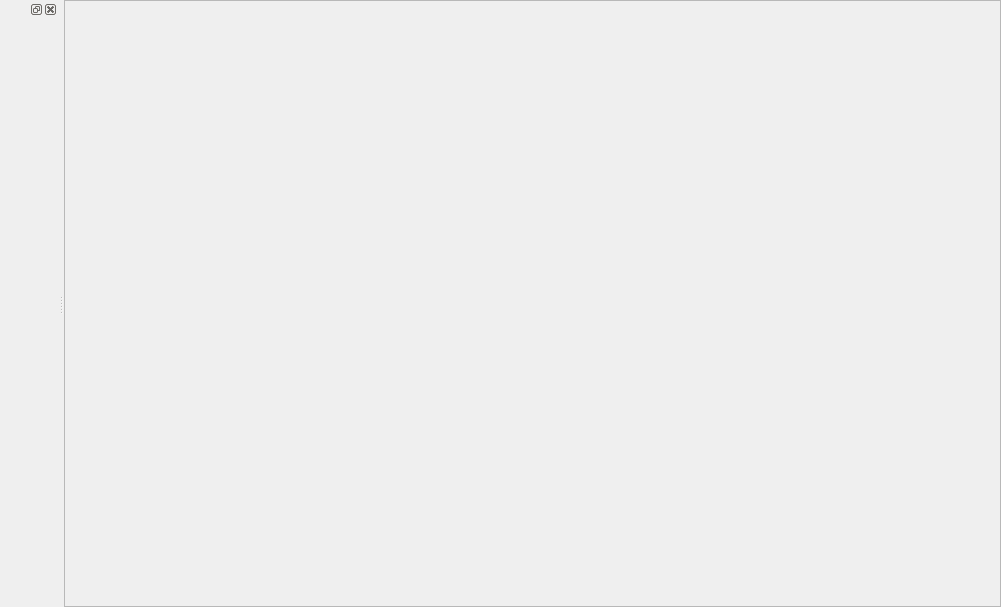
<?xml version="1.0" encoding="UTF-8"?>
<ui version="4.0">
 <class>mainWindow</class>
 <widget class="QMainWindow" name="mainWindow">
  <property name="geometry">
   <rect>
    <x>0</x>
    <y>0</y>
    <width>1001</width>
    <height>607</height>
   </rect>
  </property>
  <property name="windowTitle">
   <string>Ardoise</string>
  </property>
  <property name="tabShape">
   <enum>QTabWidget::Rounded</enum>
  </property>
  <property name="dockOptions">
   <set>QMainWindow::AllowNestedDocks|QMainWindow::AllowTabbedDocks|QMainWindow::AnimatedDocks</set>
  </property>
  <property name="Licence" stdset="0">
   <string notr="true" extracomment="Licence">This file is part of Foobar.      Foobar is free software: you can redistribute it and/or modify     it under the terms of the GNU General Public License as published by     the Free Software Foundation, either version 3 of the License, or     (at your option) any later version.      Foobar is distributed in the hope that it will be useful,     but WITHOUT ANY WARRANTY; without even the implied warranty of     MERCHANTABILITY or FITNESS FOR A PARTICULAR PURPOSE.  See the     GNU General Public License for more details.      You should have received a copy of the GNU General Public License     along with Foobar.  If not, see &lt;http://www.gnu.org/licenses/&gt;.</string>
  </property>
  <widget class="QWidget" name="surface">
   <layout class="QHBoxLayout" name="horizontalLayout">
    <property name="spacing">
     <number>0</number>
    </property>
    <property name="leftMargin">
     <number>0</number>
    </property>
    <property name="topMargin">
     <number>0</number>
    </property>
    <property name="rightMargin">
     <number>0</number>
    </property>
    <property name="bottomMargin">
     <number>0</number>
    </property>
    <item>
     <widget class="vue" name="air">
      <property name="lineWidth">
       <number>0</number>
      </property>
      <property name="verticalScrollBarPolicy">
       <enum>Qt::ScrollBarAlwaysOff</enum>
      </property>
      <property name="horizontalScrollBarPolicy">
       <enum>Qt::ScrollBarAlwaysOff</enum>
      </property>
      <property name="widgetResizable">
       <bool>false</bool>
      </property>
      <property name="alignment">
       <set>Qt::AlignCenter</set>
      </property>
     </widget>
    </item>
   </layout>
  </widget>
  <widget class="QDockWidget" name="doc">
   <property name="enabled">
    <bool>true</bool>
   </property>
   <property name="sizePolicy">
    <sizepolicy hsizetype="Ignored" vsizetype="Maximum">
     <horstretch>0</horstretch>
     <verstretch>0</verstretch>
    </sizepolicy>
   </property>
   <property name="palette">
    <palette>
     <active>
      <colorrole role="Button">
       <brush brushstyle="SolidPattern">
        <color alpha="0">
         <red>240</red>
         <green>239</green>
         <blue>239</blue>
        </color>
       </brush>
      </colorrole>
     </active>
     <inactive>
      <colorrole role="Button">
       <brush brushstyle="SolidPattern">
        <color alpha="74">
         <red>108</red>
         <green>107</green>
         <blue>107</blue>
        </color>
       </brush>
      </colorrole>
     </inactive>
     <disabled>
      <colorrole role="Button">
       <brush brushstyle="SolidPattern">
        <color alpha="129">
         <red>0</red>
         <green>0</green>
         <blue>0</blue>
        </color>
       </brush>
      </colorrole>
     </disabled>
    </palette>
   </property>
   <property name="floating">
    <bool>false</bool>
   </property>
   <property name="features">
    <set>QDockWidget::AllDockWidgetFeatures</set>
   </property>
   <attribute name="dockWidgetArea">
    <number>1</number>
   </attribute>
   <widget class="QWidget" name="dockWidgetContents">
    <property name="sizePolicy">
     <sizepolicy hsizetype="Ignored" vsizetype="Maximum">
      <horstretch>0</horstretch>
      <verstretch>0</verstretch>
     </sizepolicy>
    </property>
    <property name="layoutDirection">
     <enum>Qt::LeftToRight</enum>
    </property>
    <widget class="QPushButton" name="open">
     <property name="geometry">
      <rect>
       <x>144</x>
       <y>41</y>
       <width>106</width>
       <height>40</height>
      </rect>
     </property>
     <property name="sizePolicy">
      <sizepolicy hsizetype="Maximum" vsizetype="Fixed">
       <horstretch>0</horstretch>
       <verstretch>0</verstretch>
      </sizepolicy>
     </property>
     <property name="minimumSize">
      <size>
       <width>0</width>
       <height>0</height>
      </size>
     </property>
     <property name="maximumSize">
      <size>
       <width>16777215</width>
       <height>40</height>
      </size>
     </property>
     <property name="font">
      <font>
       <family>Sans Serif</family>
       <pointsize>10</pointsize>
       <weight>50</weight>
       <bold>false</bold>
      </font>
     </property>
     <property name="layoutDirection">
      <enum>Qt::LeftToRight</enum>
     </property>
     <property name="autoFillBackground">
      <bool>true</bool>
     </property>
     <property name="styleSheet">
      <string notr="true"/>
     </property>
     <property name="text">
      <string>Ouvrir</string>
     </property>
     <property name="icon">
      <iconset resource="icons.qrc">
       <normaloff>:/open</normaloff>:/open</iconset>
     </property>
     <property name="iconSize">
      <size>
       <width>32</width>
       <height>32</height>
      </size>
     </property>
     <property name="shortcut">
      <string>Ctrl+O</string>
     </property>
     <property name="checkable">
      <bool>false</bool>
     </property>
    </widget>
    <widget class="QLabel" name="statut">
     <property name="geometry">
      <rect>
       <x>583</x>
       <y>41</y>
       <width>16</width>
       <height>19</height>
      </rect>
     </property>
     <property name="sizePolicy">
      <sizepolicy hsizetype="Preferred" vsizetype="Fixed">
       <horstretch>0</horstretch>
       <verstretch>0</verstretch>
      </sizepolicy>
     </property>
     <property name="font">
      <font>
       <family>MV Boli</family>
       <pointsize>12</pointsize>
      </font>
     </property>
     <property name="autoFillBackground">
      <bool>true</bool>
     </property>
     <property name="text">
      <string/>
     </property>
    </widget>
    <widget class="QPushButton" name="erase">
     <property name="geometry">
      <rect>
       <x>440</x>
       <y>40</y>
       <width>136</width>
       <height>40</height>
      </rect>
     </property>
     <property name="sizePolicy">
      <sizepolicy hsizetype="Maximum" vsizetype="Fixed">
       <horstretch>0</horstretch>
       <verstretch>0</verstretch>
      </sizepolicy>
     </property>
     <property name="minimumSize">
      <size>
       <width>0</width>
       <height>0</height>
      </size>
     </property>
     <property name="maximumSize">
      <size>
       <width>16777215</width>
       <height>40</height>
      </size>
     </property>
     <property name="font">
      <font>
       <family>Sans Serif</family>
       <pointsize>10</pointsize>
       <weight>50</weight>
       <bold>false</bold>
      </font>
     </property>
     <property name="layoutDirection">
      <enum>Qt::LeftToRight</enum>
     </property>
     <property name="autoFillBackground">
      <bool>true</bool>
     </property>
     <property name="styleSheet">
      <string notr="true"/>
     </property>
     <property name="text">
      <string>Réinitialiser</string>
     </property>
     <property name="icon">
      <iconset resource="icons.qrc">
       <normaloff>:/erase</normaloff>:/erase</iconset>
     </property>
     <property name="iconSize">
      <size>
       <width>32</width>
       <height>32</height>
      </size>
     </property>
     <property name="shortcut">
      <string>Del</string>
     </property>
     <property name="checkable">
      <bool>false</bool>
     </property>
    </widget>
    <widget class="QPushButton" name="dispSel">
     <property name="geometry">
      <rect>
       <x>251</x>
       <y>41</y>
       <width>188</width>
       <height>40</height>
      </rect>
     </property>
     <property name="sizePolicy">
      <sizepolicy hsizetype="Preferred" vsizetype="Fixed">
       <horstretch>0</horstretch>
       <verstretch>0</verstretch>
      </sizepolicy>
     </property>
     <property name="minimumSize">
      <size>
       <width>0</width>
       <height>0</height>
      </size>
     </property>
     <property name="maximumSize">
      <size>
       <width>16777215</width>
       <height>40</height>
      </size>
     </property>
     <property name="font">
      <font>
       <family>Sans Serif</family>
       <pointsize>10</pointsize>
       <weight>50</weight>
       <bold>false</bold>
      </font>
     </property>
     <property name="layoutDirection">
      <enum>Qt::LeftToRight</enum>
     </property>
     <property name="autoFillBackground">
      <bool>true</bool>
     </property>
     <property name="styleSheet">
      <string notr="true"/>
     </property>
     <property name="text">
      <string>Afficher la selection</string>
     </property>
     <property name="icon">
      <iconset resource="icons.qrc">
       <normaloff>:/sel</normaloff>:/sel</iconset>
     </property>
     <property name="iconSize">
      <size>
       <width>32</width>
       <height>32</height>
      </size>
     </property>
     <property name="checkable">
      <bool>true</bool>
     </property>
    </widget>
    <widget class="QPushButton" name="save">
     <property name="geometry">
      <rect>
       <x>5</x>
       <y>41</y>
       <width>135</width>
       <height>40</height>
      </rect>
     </property>
     <property name="sizePolicy">
      <sizepolicy hsizetype="Preferred" vsizetype="Fixed">
       <horstretch>0</horstretch>
       <verstretch>0</verstretch>
      </sizepolicy>
     </property>
     <property name="minimumSize">
      <size>
       <width>0</width>
       <height>0</height>
      </size>
     </property>
     <property name="maximumSize">
      <size>
       <width>135</width>
       <height>40</height>
      </size>
     </property>
     <property name="font">
      <font>
       <family>Sans Serif</family>
       <pointsize>10</pointsize>
       <weight>50</weight>
       <bold>false</bold>
      </font>
     </property>
     <property name="layoutDirection">
      <enum>Qt::LeftToRight</enum>
     </property>
     <property name="autoFillBackground">
      <bool>true</bool>
     </property>
     <property name="styleSheet">
      <string notr="true"/>
     </property>
     <property name="text">
      <string>Enregistrer</string>
     </property>
     <property name="icon">
      <iconset resource="icons.qrc">
       <normaloff>:/save</normaloff>:/save</iconset>
     </property>
     <property name="iconSize">
      <size>
       <width>32</width>
       <height>32</height>
      </size>
     </property>
     <property name="shortcut">
      <string>Ctrl+S</string>
     </property>
     <property name="checkable">
      <bool>false</bool>
     </property>
    </widget>
    <widget class="QDoubleSpinBox" name="w1">
     <property name="geometry">
      <rect>
       <x>140</x>
       <y>5</y>
       <width>93</width>
       <height>30</height>
      </rect>
     </property>
     <property name="sizePolicy">
      <sizepolicy hsizetype="Maximum" vsizetype="Fixed">
       <horstretch>0</horstretch>
       <verstretch>0</verstretch>
      </sizepolicy>
     </property>
     <property name="minimumSize">
      <size>
       <width>0</width>
       <height>30</height>
      </size>
     </property>
     <property name="maximumSize">
      <size>
       <width>16777215</width>
       <height>30</height>
      </size>
     </property>
     <property name="font">
      <font>
       <pointsize>10</pointsize>
       <weight>75</weight>
       <bold>true</bold>
      </font>
     </property>
     <property name="autoFillBackground">
      <bool>true</bool>
     </property>
     <property name="alignment">
      <set>Qt::AlignCenter</set>
     </property>
     <property name="buttonSymbols">
      <enum>QAbstractSpinBox::PlusMinus</enum>
     </property>
     <property name="suffix">
      <string> px</string>
     </property>
     <property name="decimals">
      <number>1</number>
     </property>
     <property name="minimum">
      <double>0.100000000000000</double>
     </property>
     <property name="singleStep">
      <double>0.500000000000000</double>
     </property>
     <property name="value">
      <double>5.000000000000000</double>
     </property>
    </widget>
    <widget class="QPushButton" name="couleur1">
     <property name="geometry">
      <rect>
       <x>5</x>
       <y>5</y>
       <width>134</width>
       <height>30</height>
      </rect>
     </property>
     <property name="maximumSize">
      <size>
       <width>134</width>
       <height>30</height>
      </size>
     </property>
     <property name="font">
      <font>
       <family>Sans Serif</family>
       <pointsize>10</pointsize>
       <weight>75</weight>
       <bold>true</bold>
      </font>
     </property>
     <property name="layoutDirection">
      <enum>Qt::LeftToRight</enum>
     </property>
     <property name="autoFillBackground">
      <bool>true</bool>
     </property>
     <property name="styleSheet">
      <string notr="true">color: rgb(0, 0, 0);</string>
     </property>
     <property name="text">
      <string>Couleur 1</string>
     </property>
     <property name="icon">
      <iconset resource="icons.qrc">
       <normaloff>:/pal</normaloff>:/pal</iconset>
     </property>
     <property name="iconSize">
      <size>
       <width>32</width>
       <height>32</height>
      </size>
     </property>
     <property name="shortcut">
      <string>1</string>
     </property>
     <property name="checkable">
      <bool>false</bool>
     </property>
    </widget>
    <widget class="QDoubleSpinBox" name="w2">
     <property name="geometry">
      <rect>
       <x>380</x>
       <y>5</y>
       <width>93</width>
       <height>30</height>
      </rect>
     </property>
     <property name="sizePolicy">
      <sizepolicy hsizetype="Minimum" vsizetype="Fixed">
       <horstretch>0</horstretch>
       <verstretch>0</verstretch>
      </sizepolicy>
     </property>
     <property name="minimumSize">
      <size>
       <width>0</width>
       <height>30</height>
      </size>
     </property>
     <property name="maximumSize">
      <size>
       <width>16777215</width>
       <height>30</height>
      </size>
     </property>
     <property name="font">
      <font>
       <pointsize>10</pointsize>
       <weight>75</weight>
       <bold>true</bold>
      </font>
     </property>
     <property name="autoFillBackground">
      <bool>true</bool>
     </property>
     <property name="alignment">
      <set>Qt::AlignCenter</set>
     </property>
     <property name="buttonSymbols">
      <enum>QAbstractSpinBox::PlusMinus</enum>
     </property>
     <property name="suffix">
      <string> px</string>
     </property>
     <property name="decimals">
      <number>1</number>
     </property>
     <property name="minimum">
      <double>0.100000000000000</double>
     </property>
     <property name="singleStep">
      <double>0.500000000000000</double>
     </property>
     <property name="value">
      <double>20.000000000000000</double>
     </property>
    </widget>
    <widget class="QPushButton" name="couleur2">
     <property name="geometry">
      <rect>
       <x>240</x>
       <y>5</y>
       <width>134</width>
       <height>30</height>
      </rect>
     </property>
     <property name="maximumSize">
      <size>
       <width>134</width>
       <height>30</height>
      </size>
     </property>
     <property name="font">
      <font>
       <family>Sans Serif</family>
       <pointsize>10</pointsize>
       <weight>75</weight>
       <bold>true</bold>
      </font>
     </property>
     <property name="layoutDirection">
      <enum>Qt::LeftToRight</enum>
     </property>
     <property name="autoFillBackground">
      <bool>true</bool>
     </property>
     <property name="styleSheet">
      <string notr="true">color: rgb(255, 255, 255);</string>
     </property>
     <property name="text">
      <string>Couleur 2</string>
     </property>
     <property name="icon">
      <iconset resource="icons.qrc">
       <normaloff>:/pal</normaloff>:/pal</iconset>
     </property>
     <property name="iconSize">
      <size>
       <width>32</width>
       <height>32</height>
      </size>
     </property>
     <property name="shortcut">
      <string>2</string>
     </property>
     <property name="checkable">
      <bool>false</bool>
     </property>
     <property name="flat">
      <bool>false</bool>
     </property>
    </widget>
    <widget class="QPushButton" name="swapMode_pb">
     <property name="geometry">
      <rect>
       <x>245</x>
       <y>10</y>
       <width>80</width>
       <height>18</height>
      </rect>
     </property>
     <property name="text">
      <string>SwapMode</string>
     </property>
    </widget>
   </widget>
  </widget>
  <widget class="QMenuBar" name="menuBar">
   <property name="geometry">
    <rect>
     <x>0</x>
     <y>0</y>
     <width>1001</width>
     <height>15</height>
    </rect>
   </property>
  </widget>
  <zorder>doc</zorder>
 </widget>
 <layoutdefault spacing="6" margin="11"/>
 <customwidgets>
  <customwidget>
   <class>vue</class>
   <extends>QScrollArea</extends>
   <header>vue.h</header>
   <container>1</container>
   <slots>
    <slot>clear()</slot>
    <slot>save()</slot>
    <slot>open()</slot>
    <slot>affSelect(bool)</slot>
   </slots>
  </customwidget>
 </customwidgets>
 <resources>
  <include location="icons.qrc"/>
 </resources>
 <connections>
  <connection>
   <sender>couleur1</sender>
   <signal>clicked()</signal>
   <receiver>mainWindow</receiver>
   <slot>setCol1()</slot>
   <hints>
    <hint type="sourcelabel">
     <x>86</x>
     <y>40</y>
    </hint>
    <hint type="destinationlabel">
     <x>141</x>
     <y>97</y>
    </hint>
   </hints>
  </connection>
  <connection>
   <sender>w1</sender>
   <signal>valueChanged(double)</signal>
   <receiver>mainWindow</receiver>
   <slot>setWeight1(double)</slot>
   <hints>
    <hint type="sourcelabel">
     <x>242</x>
     <y>52</y>
    </hint>
    <hint type="destinationlabel">
     <x>280</x>
     <y>103</y>
    </hint>
   </hints>
  </connection>
  <connection>
   <sender>erase</sender>
   <signal>clicked()</signal>
   <receiver>air</receiver>
   <slot>clear()</slot>
   <hints>
    <hint type="sourcelabel">
     <x>689</x>
     <y>44</y>
    </hint>
    <hint type="destinationlabel">
     <x>689</x>
     <y>357</y>
    </hint>
   </hints>
  </connection>
  <connection>
   <sender>couleur2</sender>
   <signal>clicked()</signal>
   <receiver>mainWindow</receiver>
   <slot>setCol2()</slot>
   <hints>
    <hint type="sourcelabel">
     <x>383</x>
     <y>45</y>
    </hint>
    <hint type="destinationlabel">
     <x>373</x>
     <y>115</y>
    </hint>
   </hints>
  </connection>
  <connection>
   <sender>w2</sender>
   <signal>valueChanged(double)</signal>
   <receiver>mainWindow</receiver>
   <slot>setWeight2(double)</slot>
   <hints>
    <hint type="sourcelabel">
     <x>527</x>
     <y>55</y>
    </hint>
    <hint type="destinationlabel">
     <x>533</x>
     <y>122</y>
    </hint>
   </hints>
  </connection>
  <connection>
   <sender>save</sender>
   <signal>clicked()</signal>
   <receiver>air</receiver>
   <slot>save()</slot>
   <hints>
    <hint type="sourcelabel">
     <x>79</x>
     <y>77</y>
    </hint>
    <hint type="destinationlabel">
     <x>66</x>
     <y>283</y>
    </hint>
   </hints>
  </connection>
  <connection>
   <sender>open</sender>
   <signal>clicked()</signal>
   <receiver>air</receiver>
   <slot>open()</slot>
   <hints>
    <hint type="sourcelabel">
     <x>198</x>
     <y>86</y>
    </hint>
    <hint type="destinationlabel">
     <x>224</x>
     <y>289</y>
    </hint>
   </hints>
  </connection>
  <connection>
   <sender>dispSel</sender>
   <signal>clicked(bool)</signal>
   <receiver>air</receiver>
   <slot>affSelect(bool)</slot>
   <hints>
    <hint type="sourcelabel">
     <x>366</x>
     <y>83</y>
    </hint>
    <hint type="destinationlabel">
     <x>378</x>
     <y>232</y>
    </hint>
   </hints>
  </connection>
 </connections>
 <slots>
  <slot>setCol1()</slot>
  <slot>setWeight1(double)</slot>
  <slot>setCol2()</slot>
  <slot>setWeight2(double)</slot>
  <slot>swapMode()</slot>
 </slots>
</ui>
